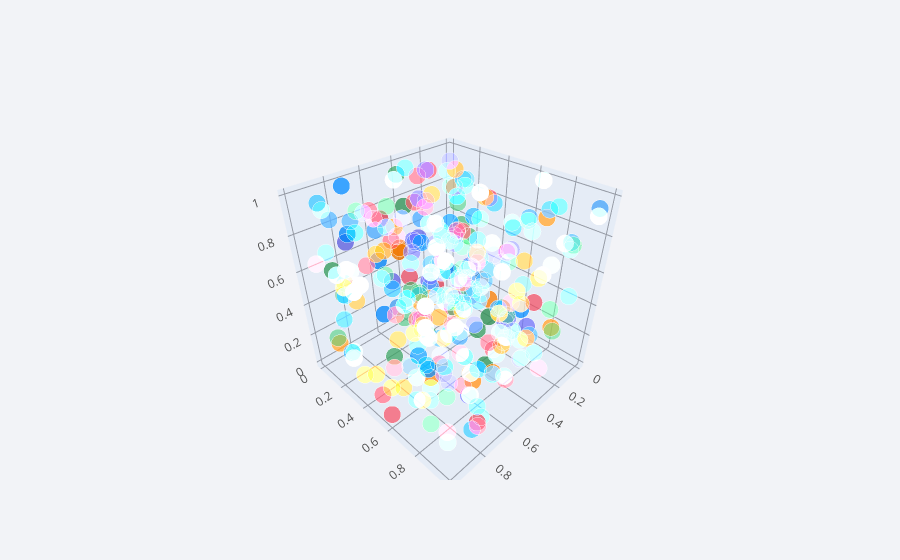

Here is the notebook cell this chart was saved with:
### Code cell
## 3d plot

df.iplot(x= "a", y= "b", z= "c", kind= "scatter3d")

### Figure 1 — Plotly figure (JSON) as saved in the notebook; plotly's stock layout.template omitted (floating-point values rounded to 4 significant figures; data arrays with more than 128 entries replaced by an {"elided": "..."} marker saying what was removed)
{"data": [{"marker": {"color": {"elided": "300 str values"}, "opacity": 0.8, "size": {"elided": "300 int values"}, "symbol": "circle"}, "mode": "markers", "text": {"elided": "300 str values"}, "type": "scatter3d", "x": {"elided": "300 float values"}, "y": {"elided": "300 float values"}, "z": {"elided": "300 float values"}}], "layout": {"legend": {"bgcolor": "#F2F3F7", "font": {"color": "#505050"}}, "paper_bgcolor": "#F2F3F7", "plot_bgcolor": "#F2F3F7", "scene": {"xaxis": {"gridcolor": "#9499A3", "showgrid": true, "tickfont": {"color": "#505050"}, "title": {"font": {"color": "#505050"}, "text": ""}, "zerolinecolor": "#9499A3"}, "yaxis": {"gridcolor": "#9499A3", "showgrid": true, "tickfont": {"color": "#505050"}, "title": {"font": {"color": "#505050"}, "text": ""}, "zerolinecolor": "#9499A3"}, "zaxis": {"gridcolor": "#9499A3", "showgrid": true, "tickfont": {"color": "#505050"}, "title": {"font": {"color": "#505050"}, "text": ""}, "zerolinecolor": "#9499A3"}}, "title": {"font": {"color": "#484848"}}}}
